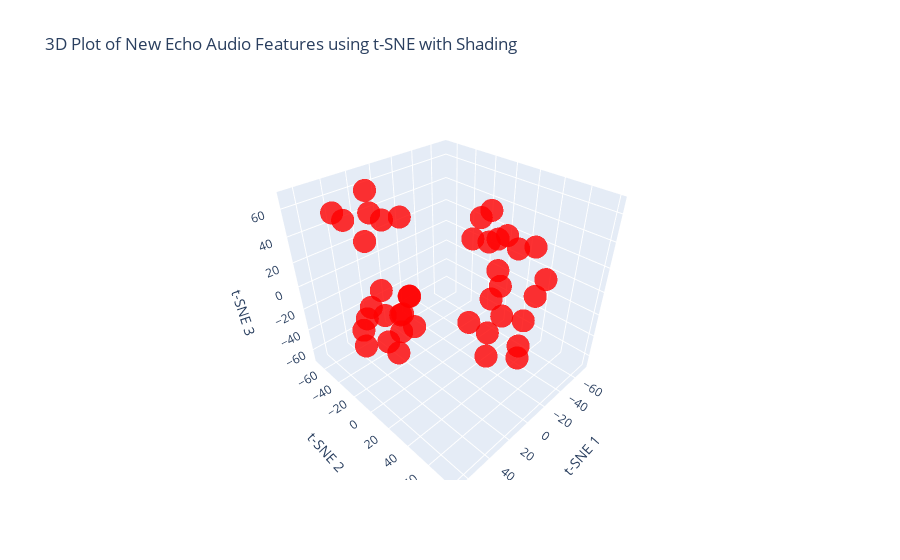

The notebook cell saved with this chart:
### Code cell
non_anomalous_echo_audio_features = extract_features_from_files(non_anomalous_echo_audio,0.15)

visualize_audio(non_anomalous_echo_audio_features, 'new echo audio',len(non_anomalous_echo_audio))

### Figure 1 — Plotly figure (JSON) as saved in the notebook; plotly's stock layout.template omitted (floating-point values rounded to 4 significant figures)
{"data": [{"marker": {"color": ["red", "red", "red", "red", "red", "red", "red", "red", "red", "red", "red", "red", "red", "red", "red", "red", "red", "red", "red", "red", "red", "red", "red", "red", "red", "red", "red", "red", "red", "red", "red", "red", "red", "red", "red", "red", "red", "red", "red", "red", "red"], "opacity": 0.8, "size": 8}, "mode": "markers", "type": "scatter3d", "x": [-14.84, -24.91, -38.67, -33.9, -5.493, -31.78, -13.05, -9.357, 25.05, 51.52, 13.93, 38.16, 36.07, 40.03, 16.54, 34.32, 47.02, 59.83, 42.65, 52.35, 66.47, 23.28, -60.24, -46.33, -69.02, -49.15, -72.01, -21.91, 0.6185, -19.78, 4.222, 2.248, -9.444, 16.84, 17.97, 3.28, 7.102, -15.59, -8.307, 5.468, 26.26], "y": [12.93, 24.7, 25.11, 46.16, 38.87, 49.47, 60.32, 35.77, -45.43, -44.69, -45.48, -32.48, -59.2, -21.22, -21.92, -5.652, -20.4, -12.4, 7.785, 13.43, -1.794, -8.512, 8.179, -6.349, -15.43, -16.41, -9.757, 46.37, 40.92, 70.04, 79.23, 52.95, 66.92, 61.63, -45.91, -68.29, -41.08, -56.65, -43.3, -67.0, -60.63], "z": [-32.22, -9.561, -32.68, -46.81, -21.21, -19.4, -35.47, -47.74, 67.28, 60.6, 42.1, 39.87, 44.85, 64.68, 53.49, -23.0, -2.607, -24.26, 5.013, -18.48, -0.03812, 0.7649, 22.06, 36.65, 31.64, 14.04, 7.456, 42.0, 53.68, 31.29, 35.82, 28.8, 56.78, 50.61, -68.02, -61.03, -42.93, -44.27, -65.59, -32.86, -47.24]}], "layout": {"scene": {"xaxis": {"title": {"text": "t-SNE 1"}}, "yaxis": {"title": {"text": "t-SNE 2"}}, "zaxis": {"title": {"text": "t-SNE 3"}}}, "title": {"text": "3D Plot of New Echo Audio Features using t-SNE with Shading"}}}
